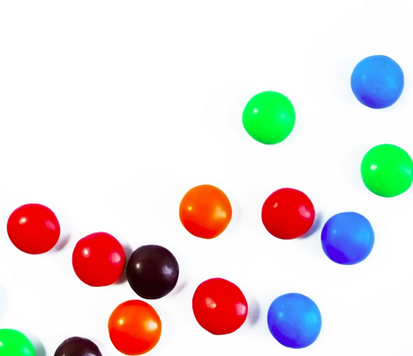
#> input picture images/smarties.png, 413 x 356 px
$ python hough-circle-transform.py
#> lines starting #> are read from the running program, lines starting #| are printed output that depends on the picture; after the words box and inside, x2 and y2 are one past the last pixel; in counts of white or black regions, pixels touching at a corner belong together
import cv2
import numpy as np

img = cv2.imread('images/smarties.png')
#> img is the input picture: shape (356, 413, 3); mean B, G, R 219.1, 220.4, 228.9
final = img.copy()
gray_img = cv2.cvtColor(img, cv2.COLOR_BGR2GRAY)
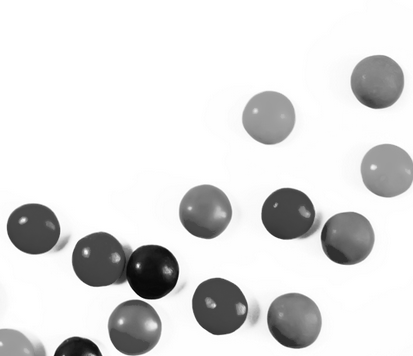
#> gray_img: shape (356, 413); min 4, max 255, mean 222.8
gray_img = cv2.medianBlur(gray_img, 5)

circles = cv2.HoughCircles(gray_img, cv2.HOUGH_GRADIENT, 1, 20,
                           param1=50, param2=30, minRadius=0, maxRadius=0)
#> circles = 13 rows, first 8: [376.5, 81.5, 26.6], [347.5, 238.5, 26.6], [293.5, 320.5, 27.9], [152.5, 271.5, 27.1], [205.5, 210.5, 26.8], [386.5, 169.5, 26.4], [286.5, 213.5, 25.2], [32.5, 230.5, 27.5]
circles = np.uint16(np.around(circles))
#> circles = 13 rows, first 8: [376, 82, 27], [348, 238, 27], [294, 320, 28], [152, 272, 27], [206, 210, 27], [386, 170, 26], [286, 214, 25], [32, 230, 28]

for circle in circles[0, :]:
    x, y, r = circle
    cv2.circle(final, (x, y), r, (0, 0, 0), 2)
    cv2.circle(final, (x, y), 1, (0, 0, 0), 2)
#> this loop made 13 passes
#> (x, y, r) on passes 1 to 12: (376, 82, 27), (348, 238, 27), (294, 320, 28), (152, 272, 27), (206, 210, 27), (386, 170, 26), (286, 214, 25), (32, 230, 28), (270, 116, 26), (100, 260, 28), (220, 306, 27), (134, 328, 27)
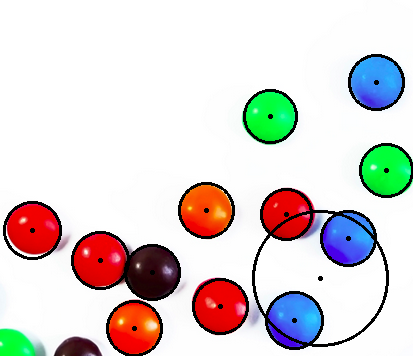
#> final: shape (356, 413, 3); 5.12% of pixels changed, all inside (x1, y1, x2, y2) = (3, 54, 413, 356)

cv2.imshow('Final Image', final)
cv2.waitKey(0)
cv2.destroyAllWindows()

$ run again, with images/pic1.png copied over images/smarties.png
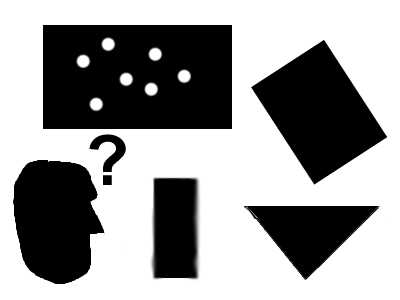
#> input picture images/pic1.png, 400 x 300 px
#> img is the input picture: shape (300, 400, 3); mean B, G, R 154.1, 154.1, 154.1
#> `circles = cv2.HoughCircles(gray_img, cv2.HOUGH_GRADIENT, 1, 20, param1..`: circles = [[58.5, 245.5, 38.2]]
#> `circles = np.uint16(np.around(circles))`: circles = [[58, 246, 38]]
#> the loop `for circle in circles[0, :]:` made 1 pass
#> after the loop `for circle in circles[0, :]:`:
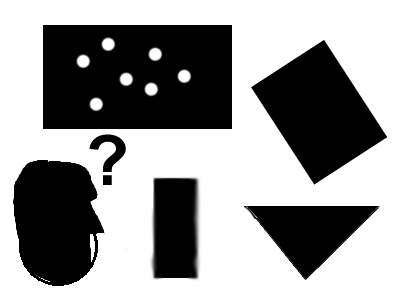
#> final: shape (300, 400, 3); 0.29% of pixels changed, all inside (x1, y1, x2, y2) = (19, 234, 98, 286)
